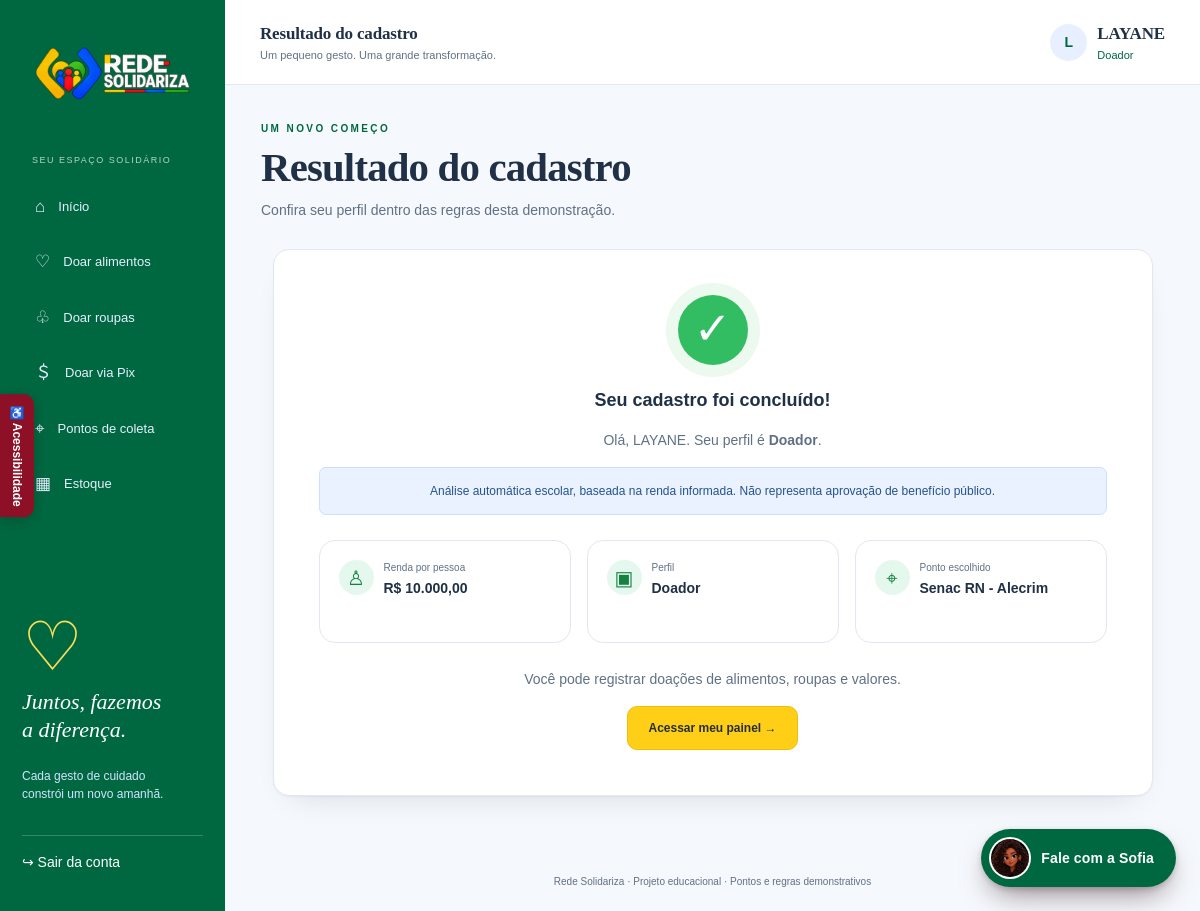
The app's page /resultado (signed in) with its own data.
### tables this page shows
CREATE TABLE usuarios(id INTEGER PRIMARY KEY, nome TEXT NOT NULL, cpf TEXT UNIQUE NOT NULL, telefone TEXT NOT NULL, senha TEXT NOT NULL, moradores INTEGER NOT NULL, criancas INTEGER NOT NULL, renda INTEGER NOT NULL, perfil TEXT NOT NULL, higiene INTEGER NOT NULL, codigo TEXT UNIQUE NOT NULL, ponto TEXT NOT NULL, admin INTEGER NOT NULL DEFAULT 0, cep TEXT NOT NULL DEFAULT '', logradouro TEXT NOT NULL DEFAULT '', numero TEXT NOT NULL DEFAULT '', complemento TEXT NOT NULL DEFAULT '', bairro TEXT NOT NULL DEFAULT '', cidade TEXT NOT NULL DEFAULT '', estado TEXT NOT NULL DEFAULT '');

### app.py (the view)
@app.route('/resultado')
@login_required
def resultado():
    return render_template('resultado.html', title='Resultado do cadastro')

### app.py (called while the page is built)
def db():
    if 'db' not in g:
        g.db = sqlite3.connect(app.config['DATABASE'], timeout=15)
        g.db.row_factory = sqlite3.Row
        g.db.execute('PRAGMA foreign_keys=ON')
    return g.db

@app.template_filter('brl')
def brl(value):
    return ('R$ ' + f'{value / 100:,.2f}').replace(',', 'X').replace('.', ',').replace('X', '.')

@app.before_request
def prepare():
    g.user = db().execute('SELECT * FROM usuarios WHERE id=?', (session.get('uid'),)).fetchone()
    if 'csrf' not in session:
        session['csrf'] = secrets.token_hex(32)
    token = request.form.get('csrf', '') or request.headers.get('X-CSRF-Token', '')
    if request.method == 'POST' and not secrets.compare_digest(session['csrf'], token):
        abort(400, 'Sua sessão expirou. Recarregue a página e tente novamente.')

def login_required(f):
    @wraps(f)
    def wrapped(*args, **kwargs):
        if not g.user:
            return redirect(url_for('login'))
        return f(*args, **kwargs)
    return wrapped

@app.context_processor
def context():
    return dict(user=g.user, pontos=PONTOS, unidades=UNIDADES, estados=ESTADOS, icones=ICONES, tipos=TIPOS,
                rute_ui=rute.config_ui(g.user))

### rute.py (called while the page is built)
def perfil_de(usuario):
    if not usuario:
        return 'visitante'
    if usuario['admin']:
        return 'admin'
    return 'doador' if usuario['perfil'] == 'Doador' else 'beneficiario'

def saudacao(perfil, nome=''):
    nome = (nome or '').strip()
    oi = f'Oi, {nome}!' if nome else 'Oi!'
    frases = {
        'visitante': 'Eu sou a Sofia, assistente da Rede Solidariza. Posso explicar como a rede funciona e ajudar com o seu cadastro.',
        'doador': 'Eu sou a Sofia. Posso ajudar você a doar alimentos, roupas ou valores e a acompanhar suas doações.',
        'beneficiario': 'Eu sou a Sofia. Posso ajudar você a montar sua cesta, pedir roupas e entender cada passo.',
        'admin': 'Eu sou a Sofia. Posso resumir a situação da sua unidade e orientar entregas, estoque e doações.',
    }
    return f'{oi} {frases.get(perfil, frases["visitante"])} Como posso ajudar?'

def config_ui(usuario):
    perfil = perfil_de(usuario)
    nome = usuario['nome'].split()[0] if usuario else ''
    return {
        'perfil': perfil,
        'rotulo': ROTULOS[perfil],
        'saudacao': saudacao(perfil, nome),
        'sugestoes': SUGESTOES_INICIAIS[perfil],
        'chave': f"{perfil}:{usuario['codigo']}" if usuario else 'visitante',
    }

### templates/resultado.html
{% extends 'base.html' %}{% block content %}<div class="page-heading"><span class="eyebrow">UM NOVO COMEÇO</span><h1>Resultado do cadastro</h1><p>Confira seu perfil dentro das regras desta demonstração.</p></div><section class="card result"><div class="success-icon">✓</div><h2>Seu cadastro foi concluído!</h2><p>Olá, {{ user.nome.split()[0] }}. Seu perfil é <strong>{{ user.perfil }}</strong>.</p><div class="notice info">Análise automática escolar, baseada na renda informada. Não representa aprovação de benefício público.</div><div class="stats"><article><span>♙</span><small>Renda por pessoa</small><strong>{{ (user.renda / user.moradores)|brl }}</strong></article><article><span>▣</span><small>Perfil</small><strong>{{ user.perfil }}</strong></article><article><span>⌖</span><small>Ponto escolhido</small><strong>{{ user.ponto }}</strong></article></div><p>{% if user.perfil=='Beneficiário' %}Você pode montar uma cesta. {% if user.higiene %}Seu cadastro inclui um kit extra com cinco produtos de higiene.{% endif %}{% else %}Você pode registrar doações de alimentos, roupas e valores.{% endif %}</p><a class="button yellow" href="{{ url_for('painel') }}">Acessar meu painel →</a></section>{% endblock %}

### templates/base.html (shortened to what this page needs)
<!DOCTYPE html>
<html lang="pt-BR">
<head><link rel="stylesheet" href="{{ url_for('static',filename='style.css') }}"><link rel="stylesheet" href="{{ url_for('static',filename='editorial.css') }}"><link rel="stylesheet" href="{{ url_for('static',filename='rute.css') }}"><link rel="stylesheet" href="{{ url_for('static',filename='melhorias.css') }}"><link rel="stylesheet" href="{{ url_for('static',filename='acessibilidade_rede.css') }}"></head>
<body class="{{ 'admin-mode' if user and user.admin else ('doador' if user and user.perfil=='Doador' else '') }} {{ 'autenticacao' if not user else '' }}">
{% macro logo() %}<a class="logo logo-original" href="{{ url_for('home') }}" aria-label="Rede Solidariza"><img src="{{ url_for('static',filename='rede-logo.png') }}" alt="Rede Solidariza"></a>{% endmacro %}
{% if user %}
<aside class="sidebar" id="menu">{{ logo() }}<span class="nav-label">{{ 'CENTRAL ADMINISTRATIVA' if user.admin else 'SEU ESPAÇO SOLIDÁRIO' }}</span><nav aria-label="Principal">
{% if user.admin %}
<a class="{{ 'active' if request.endpoint=='admin_painel' }}" href="{{ url_for('admin_painel') }}">▤ <span>Visão geral</span></a>
<a class="{{ 'active' if request.endpoint=='admin_doacoes' }}" href="{{ url_for('admin_doacoes') }}">♡ <span>Doações e Pix</span></a>
<a class="{{ 'active' if request.endpoint=='admin_entregas' }}" href="{{ url_for('admin_entregas') }}">✓ <span>Confirmar entregas</span></a>
<a class="{{ 'active' if request.endpoint=='admin_estoque' }}" href="{{ url_for('admin_estoque') }}">▦ <span>Controle de estoque</span></a>
<a class="{{ 'active' if request.endpoint=='administrar_unidades' }}" href="{{ url_for('administrar_unidades') }}">⌖ <span>Unidades Senac</span></a>
<a class="{{ 'active' if request.endpoint=='vincular_admin' }}" href="{{ url_for('vincular_admin') }}">♙ <span>Acessos administrativos</span></a>
<a href="{{ url_for('trocar_senha_admin') }}">⚿ <span>Alterar senha</span></a>
{% else %}
<a class="{{ 'active' if request.endpoint=='painel' }}" href="{{ url_for('painel') }}">⌂ <span>Início</span></a>
{% if user.perfil=='Beneficiário' %}<a href="{{ url_for('cesta') }}">▣ <span>Minha cesta</span></a><a href="{{ url_for('movimentar',modo='pedido-roupas') }}">♧ <span>Pedir roupas</span></a>
{% else %}<a href="{{ url_for('movimentar',modo='alimentos') }}">♡ <span>Doar alimentos</span></a><a href="{{ url_for('movimentar',modo='roupas') }}">♧ <span>Doar roupas</span></a><a href="{{ url_for('movimentar',modo='dinheiro') }}">＄ <span>Doar via Pix</span></a>{% endif %}
<a href="{{ url_for('pontos') }}">⌖ <span>Pontos de coleta</span></a>{% if user.perfil != 'Beneficiário' %}<a href="{{ url_for('estoque') }}">▦ <span>Estoque</span></a>{% endif %}
{% endif %}</nav>
<div class="sidebar-message"><span>♡</span><h3>Juntos, fazemos<br>a diferença.</h3><p>Cada gesto de cuidado<br>constrói um novo amanhã.</p></div>
<form action="{{ url_for('sair') }}" method="post">{{ csrf() }}<button class="logout" type="submit">↪ Sair da conta</button></form></aside>
<div class="workspace"><header class="topbar"><button class="menu-button" aria-label="Abrir menu" aria-controls="menu" aria-expanded="false">☰</button><div><strong>{{ title }}</strong><small>Um pequeno gesto. Uma grande transformação.</small></div><div class="profile"><span class="avatar">{{ user.nome[0]|upper }}</span><span><strong>{{ user.nome.split()[0] }}</strong><small>{{ user.perfil }}</small></span></div></header>
{% endif %}
<main id="conteudo" class="{{ 'content' if user else 'auth-main' }}">
{% block content %}{% endblock %}
</main>{% if user %}<footer>Rede Solidariza · Projeto educacional · Pontos e regras demonstrativos</footer></div>{% endif %}
{% include '_rute.html' %}
<aside class="rede-acess" aria-label="Ferramentas de acessibilidade">
<button type="button" id="rede-acess-toggle" aria-expanded="false" aria-controls="rede-acess-panel">♿ Acessibilidade</button>
</aside>
</body></html>

### static/style.css (style rules this page uses)
:root { --brand:#0752bd;--brand-dark:#073d92;--yellow:#ffcf17;--ink:#203046;--muted:#617184;--line:#e2e8f0;--bg:#f5f8fc;--green:#21a75c }
* { box-sizing:border-box }
body { margin:0;color:var(--ink);background:var(--bg);font-family:Arial,Helvetica,sans-serif;font-size:14px;line-height:1.5 }
body.doador { --brand:#006840;--brand-dark:#004e32 }
a { color:var(--brand);text-decoration:none }
button,input,select { font:inherit }
button,a,input,select { -webkit-tap-highlight-color:transparent }
button { cursor:pointer }
h1,h2,h3,p { margin-top:0 }
h1 { font-size:30px;line-height:1.2;letter-spacing:-1px;margin-bottom:10px }
h2 { font-size:18px;margin-bottom:10px }
h3 { font-size:15px }
small { font-size:12px }
p { color:var(--muted) }
button { border:0 }
form { margin:0 }
.logo { display:flex;align-items:center;gap:8px;color:#fff;font-size:21px;font-weight:800;line-height:1;letter-spacing:-.5px }
.sidebar { position:fixed;left:0;top:0;bottom:0;width:225px;padding:34px 22px 22px;background:var(--brand);color:white;display:flex;flex-direction:column;z-index:20;overflow:auto }
.sidebar .logo { font-size:20px }
.nav-label { font-size:9px;letter-spacing:1.5px;opacity:.7;margin:42px 10px 14px }
.sidebar nav { display:grid;gap:6px }
.sidebar nav a { color:#e5efff;display:flex;align-items:center;gap:13px;padding:12px 13px;border-radius:8px;font-size:17px }
.sidebar nav a span { font-size:13px }
.sidebar-message { margin-top:auto;padding-top:45px;position:relative }
.sidebar-message>span { font-size:68px;color:#ffdc56;line-height:1.2 }
.sidebar-message h3 { color:#fff;font-size:20px;line-height:1.3 }
.sidebar-message p { color:#d2e3ff;font-size:12px }
.logout { margin-top:20px;background:transparent;border-top:1px solid #ffffff35;color:white;padding:16px 0;text-align:left;width:100% }
.workspace { margin-left:225px }
.topbar { height:85px;background:white;border-bottom:1px solid var(--line);display:flex;align-items:center;justify-content:space-between;padding:0 35px;gap:15px }
.topbar small { display:block;color:var(--muted);font-size:11px }
.profile { display:flex;gap:10px;align-items:center }
.profile strong { font-size:12px }
.profile small { color:var(--brand) }
.avatar { width:37px;height:37px;background:#e8f0ff;color:var(--brand);display:grid;place-items:center;border-radius:50%;font-weight:700 }
.content { max-width:1450px;margin:auto;padding:36px }
.page-heading { margin-bottom:28px }
.eyebrow { display:block;font-size:10px;font-weight:700;letter-spacing:1.5px;color:var(--brand);margin-bottom:10px }
.card { background:#fff;border:1px solid var(--line);border-radius:12px;padding:24px;box-shadow:0 3px 12px #183c5a03;min-width:0 }
.stats { display:grid;grid-template-columns:repeat(4,minmax(0,1fr));gap:16px;margin-bottom:26px }
.stats article { background:#fff;border:1px solid var(--line);border-radius:10px;padding:19px;position:relative;min-width:0 }
.stats article>span { float:left;width:35px;height:35px;display:grid;place-items:center;background:#e5f8ee;color:#168242;border-radius:50%;font-size:20px;margin:0 10px 28px 0 }
.stats small { display:block;color:var(--muted);font-size:10px }
.stats strong { display:block;font-size:14px;line-height:1.35;margin:4px 0 }
.button { display:inline-flex;align-items:center;justify-content:center;gap:8px;border-radius:7px;padding:12px 20px;font-weight:700;font-size:12px;min-height:44px;transition:background .15s }
.yellow { background:var(--yellow);color:#252e35;border:1px solid #f1bf08 }
footer { color:var(--muted);font-size:10px;text-align:center;padding:22px }
.notice { padding:14px 16px;border-radius:7px;font-size:12px;margin-bottom:20px;border:1px solid }
.notice.info { color:#24538c;background:#eaf2ff;border-color:#cbdfff }
.result { max-width:880px;margin:20px auto;text-align:center;padding:45px }
.result>p { max-width:620px;margin:16px auto }
.result .stats { grid-template-columns:repeat(3,1fr);text-align:left;margin-top:25px }
.success-icon { width:70px;height:70px;background:#32bd62;color:white;font-size:45px;border-radius:50%;margin:0 auto 22px;box-shadow:0 0 0 12px #ecf9ef }

### static/melhorias.css (style rules this page uses)
.logo-original { display:flex;align-items:center;max-width:100%;min-width:0 }
.logo-original img { display:block;width:100%;max-width:245px;height:auto;object-fit:contain }

### records on screen
usuarios: admin "SEU ESPAÇO SOLIDÁRIO", nome "L", nome "LAYANE", perfil "Doador", (user.renda/user.moradores)|brl "R$ 10.000,00", ponto "Senac RN - Alecrim"

### other values on screen
{{ title }} "Resultado do cadastro"
